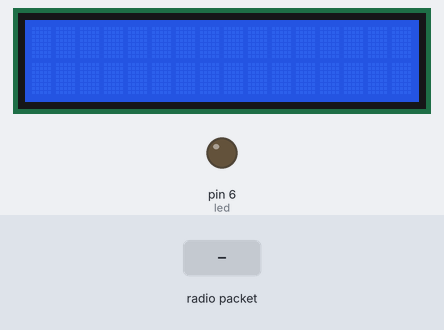
The sketch below on a simulated Arduino Uno, built with avr-gcc and run on an emulated ATmega328P. On the bench: 16×2 character LCD, output pins drawn as LEDs (lit = HIGH). The inputs (shaded band) are chosen by the test bench. No radio packets arrive unless stated.

Above: at 2.2 s.
2.3 s: radio packet "1" arrives
At 3.5 s:
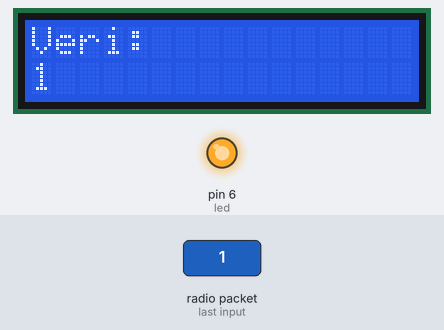
6.5 s: radio packet "0" arrives
At 8.3 s:
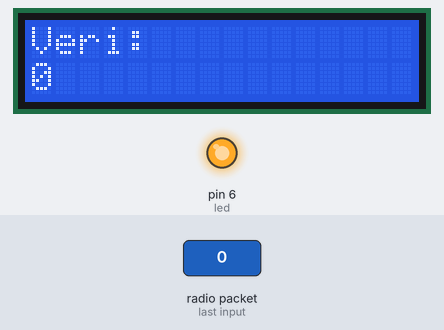
10.5 s: radio packet "2" arrives
At 11.8 s:
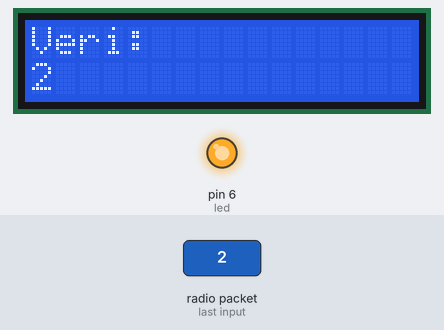
Timing chart, 0 to 14.6 s (numbered marks = the images above; inputs shaded):
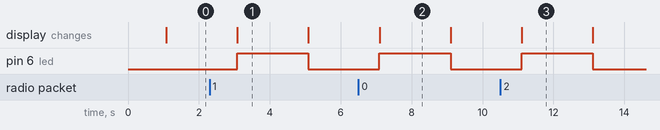

The sketch:

ReceiverWithLCD.ino
```cpp
#include <LiquidCrystal_I2C.h>
#include <SPI.h>
#include <Wire.h>
#include "RF24.h"

RF24 myRadio (9, 10);
byte addresses[][6] = {"0"};
int crs = 0;
int led = 6;
LiquidCrystal_I2C lcd(0x27, 16, 2); // 16x2 lcd ekleme
void setup() {
  Serial.begin(115200);
  delay(1000);

  pinMode(led , OUTPUT);

  lcd.init();

  lcd.backlight();
  lcd.clear();

  myRadio.begin();
  myRadio.setChannel(115);
  myRadio.setPALevel(RF24_PA_MAX);
  myRadio.setDataRate( RF24_250KBPS );

  myRadio.openReadingPipe(1, addresses[0]);
  myRadio.startListening();  //dinlemeyi baslat

}

void loop() {
  if (myRadio.available()) {
    digitalWrite(led,HIGH);
    lcd.setCursor(0,0);
    lcd.print("Veri:");
    char text[20] = "";

    while (myRadio.available()){

      myRadio.read( &text, sizeof(text));

    //lcd.clear();
    lcd.setCursor(crs,1);
    lcd.print(text);
    crs++;
    }

  }

  delay(2000);
  digitalWrite(led,LOW);
  lcd.clear();
  crs = 0;
}
```

Measured:
- after the input at 2.3 s, pin 6 (led): LOW → HIGH after 0.78 s, → LOW 2.0 s later; the display: changes after 0.78 s (image 1)
- after the input at 6.5 s, pin 6 (led): LOW → HIGH after 0.59 s, → LOW 2.0 s later; the display: changes after 0.60 s (image 2)
- after the input at 10.5 s, pin 6 (led): LOW → HIGH after 0.60 s, → LOW 2.0 s later; the display: changes after 0.61 s (image 3)
- what the display in image 1 shows lasts 2.0 s, from 3.1 s to 5.1 s
